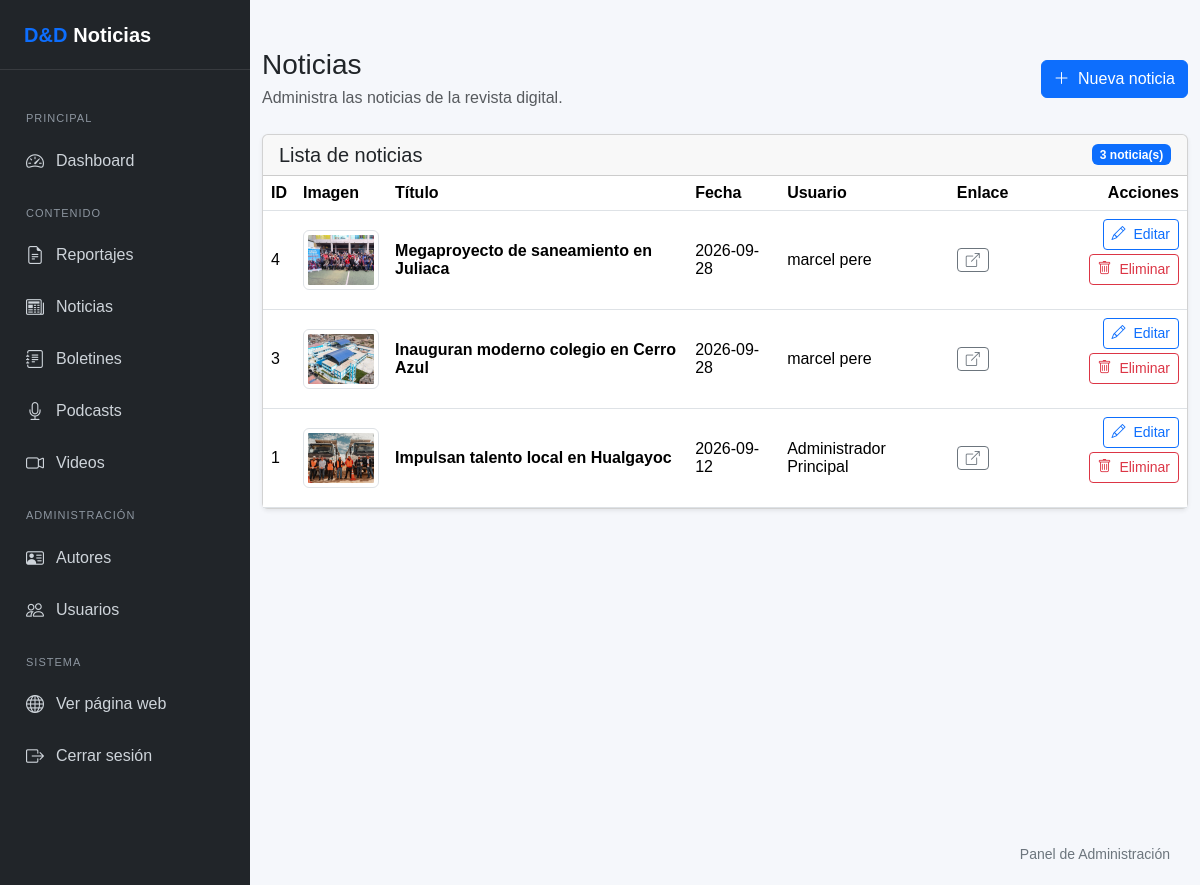
Page /admin/noticias/index.php (signed in) on the committed database.
### tables this page shows
CREATE TABLE `noticias` (
  `id` int(10) UNSIGNED NOT NULL,
  `titulo` varchar(255) NOT NULL,
  `foto` varchar(255) DEFAULT NULL,
  `link_externo` varchar(500) DEFAULT NULL,
  `fecha_publicacion` date NOT NULL,
  `usuario_id` int(10) UNSIGNED NOT NULL
);

### includes/funciones.php (called while the page is built, shortened)
<?php
function e($valor): string
{
    return htmlspecialchars(
        (string) $valor,
        ENT_QUOTES,
        'UTF-8'
    );
}

### admin/noticias/index.php (the view, shortened to what this page needs)
<?php
require_once __DIR__ . '/../../config/database.php';
require_once __DIR__ . '/../../includes/funciones.php';
$stmt = $pdo->query("
    SELECT
        n.id,
        n.titulo,
        n.foto,
        n.link_externo,
        n.fecha_publicacion,
        n.usuario_id,
        CONCAT(
            u.nombres,
            ' ',
            u.ap_paterno
        ) AS nombre_usuario
    FROM noticias n
    LEFT JOIN usuarios u
        ON n.usuario_id = u.id
    ORDER BY n.fecha_publicacion DESC, n.id DESC
");
$noticias = $stmt->fetchAll();
$baseUrl = '../../';
require_once __DIR__ . '/../../includes/admin-header.php';
require_once __DIR__ . '/../../includes/admin-sidebar.php';
?>
<main class="admin-main">
    <div class="container-fluid py-4">
        <div
            class="d-flex justify-content-between align-items-center mb-4"
        >
            <div>
                <h1 class="h3 mb-1">
                    Noticias
                </h1>
                <p class="text-muted mb-0">
                    Administra las noticias de la revista digital.
                </p>
            </div>
            <a
                href="crear.php"
                class="btn btn-primary"
            >
                <i class="bi bi-plus-lg me-1"></i>
                Nueva noticia
            </a>
        </div>
        <div class="card shadow-sm">
            <div class="card-header">
                <div
                    class="d-flex justify-content-between align-items-center"
                >
                    <h5 class="mb-0">
                        Lista de noticias
                    </h5>
                    <span class="badge bg-primary">
                        <?= count($noticias) ?>
                        noticia(s)
                    </span>
                </div>
            </div>
            <div class="card-body p-0">
                <?php if (empty($noticias)): ?>
                    <div class="text-center py-5 px-3">
                        <i
                            class="bi bi-newspaper"
                            style="font-size: 3rem;"
                        ></i>
                        <h5 class="mt-3">
                            No hay noticias registradas
                        </h5>
                        <p class="text-muted">
                            Comienza creando la primera noticia.
                        </p>
                        <a
                            href="crear.php"
                            class="btn btn-primary"
                        >
                            <i class="bi bi-plus-lg me-1"></i>
                            Crear noticia
                        </a>
                    </div>
                <?php else: ?>
                    <div class="table-responsive">
                        <table
                            class="table table-hover align-middle mb-0"
                        >
                            <thead>
                                <tr>
                                    <th>
                                        ID
                                    </th>
                                    <th>
                                        Imagen
                                    </th>
                                    <th>
                                        Título
                                    </th>
                                    <th>
                                        Fecha
                                    </th>
                                    <th>
                                        Usuario
                                    </th>
                                    <th>
                                        Enlace
                                    </th>
                                    <th class="text-end">
                                        Acciones
                                    </th>
                                </tr>
                            </thead>
                            <tbody>
                                <?php foreach ($noticias as $noticia): ?>
                                    <tr>
                                        <td>
                                            <?= (int) $noticia['id'] ?>
                                        </td>
                                        <td>
                                            <?php if (!empty($noticia['foto'])): ?>
                                                <img
                                                    src="<?= e(
                                                        '../../' .
                                                        $noticia['foto']
                                                    ) ?>"
                                                    alt="Imagen de noticia"
                                                    class="img-thumbnail"
                                                    style="
                                                        width: 80px;
                                                        height: 60px;
                                                        object-fit: cover;
                                                    "
                                                >
                                            <?php endif; ?>
                                        </td>
                                        <td>
                                            <div class="fw-semibold">
                                                <?= e(
                                                    $noticia['titulo']
                                                ) ?>
                                            </div>
                                        </td>
                                        <td>
                                            <?= e(
                                                substr(
                                                    (string)
                                                    $noticia[
                                                        'fecha_publicacion'
                                                    ],
                                                    0,
                                                    10
                                                )
                                            ) ?>
                                        </td>
                                        <td>
                                            <?= e(
                                                $noticia[
                                                    'nombre_usuario'
                                                ] ?? 'Sin usuario'
                                            ) ?>
                                        </td>
                                        <td>
                                            <?php if (
                                                !empty(
                                                    $noticia['link_externo']
                                                )
                                            ): ?>
                                                <a
                                                    href="<?= e(
                                                        $noticia[
                                                            'link_externo'
                                                        ]
                                                    ) ?>"
                                                    target="_blank"
                                                    rel="noopener noreferrer"
                                                    class="btn btn-sm btn-outline-secondary"
                                                >
                                                    <i
                                                        class="bi bi-box-arrow-up-right"
                                                    ></i>
                                                </a>
                                            <?php endif; ?>
                                        </td>
                                        <td>
                                            <div
                                                class="d-flex justify-content-end gap-1 flex-wrap"
                                            >
                                                <a
                                                    href="editar.php?id=<?= (int) $noticia['id'] ?>"
                                                    class="btn btn-sm btn-outline-primary"
                                                >
                                                    <i
                                                        class="bi bi-pencil me-1"
                                                    ></i>
                                                    Editar
                                                </a>
                                                <form
                                                    method="POST"
                                                    action="eliminar.php"
                                                    class="d-inline"
                                                    onsubmit="return confirmarEliminacion();"
                                                >
                                                    <button
                                                        type="submit"
                                                        class="btn btn-sm btn-outline-danger"
                                                    >
                                                        <i
                                                            class="bi bi-trash me-1"
                                                        ></i>
                                                        Eliminar
                                                    </button>
                                                </form>
                                            </div>
                                        </td>
                                    </tr>
                                <?php endforeach; ?>
                            </tbody>
                        </table>
                    </div>
                <?php endif; ?>
            </div>
        </div>
    </div>
</main>
<?php require_once __DIR__ . '/../../includes/admin-footer.php'; ?>

### includes/admin-header.php (shortened to what this page needs)
<?php
require_once __DIR__ . '/funciones.php';
?>
<!DOCTYPE html>
<html lang="es">
<head>
    <link
        href="https://cdn.jsdelivr.net/npm/bootstrap@5.3.3/dist/css/bootstrap.min.css"
        rel="stylesheet"
    >
    <link
        href="https://cdn.jsdelivr.net/npm/bootstrap-icons@1.11.3/font/bootstrap-icons.min.css"
        rel="stylesheet"
    >
</head>
<body>
<div class="admin-wrapper">

### includes/admin-sidebar.php
<?php
$paginaActual = basename($_SERVER['PHP_SELF']);
?>
<aside class="sidebar">
    <a href="<?= e($baseUrl ?? '../') ?>admin/dashboard.php"
       class="sidebar-brand">
        <span>D&D</span> Noticias
    </a>
    <nav class="sidebar-menu">
        <div class="sidebar-section">
            Principal
        </div>
        <a
            href="<?= e($baseUrl ?? '../') ?>admin/dashboard.php"
            class="<?= $paginaActual === 'dashboard.php' ? 'active' : '' ?>"
        >
            <i class="bi bi-speedometer2"></i>
            <span>Dashboard</span>
        </a>
        <div class="sidebar-section">
            Contenido
        </div>
        <a href="<?= e($baseUrl ?? '../') ?>admin/reportajes/">
            <i class="bi bi-file-earmark-text"></i>
            <span>Reportajes</span>
        </a>
        <a href="<?= e($baseUrl ?? '../') ?>admin/noticias/">
            <i class="bi bi-newspaper"></i>
            <span>Noticias</span>
        </a>
        <a href="<?= e($baseUrl ?? '../') ?>admin/boletines/">
            <i class="bi bi-journal-text"></i>
            <span>Boletines</span>
        </a>
        <a href="<?= e($baseUrl ?? '../') ?>admin/podcasts/">
            <i class="bi bi-mic"></i>
            <span>Podcasts</span>
        </a>
        <a href="<?= e($baseUrl ?? '../') ?>admin/videos/">
            <i class="bi bi-camera-video"></i>
            <span>Videos</span>
        </a>
        <div class="sidebar-section">
            Administración
        </div>
        <a href="<?= e($baseUrl ?? '../') ?>admin/autores/">
            <i class="bi bi-person-vcard"></i>
            <span>Autores</span>
        </a>
        <a href="<?= e($baseUrl ?? '../') ?>admin/usuarios/">
            <i class="bi bi-people"></i>
            <span>Usuarios</span>
        </a>
        <div class="sidebar-section">
            Sistema
        </div>
        <a href="<?= e($baseUrl ?? '../') ?>index.php"
           target="_blank">
            <i class="bi bi-globe"></i>
            <span>Ver página web</span>
        </a>
        <a href="<?= e($baseUrl ?? '../') ?>logout.php">
            <i class="bi bi-box-arrow-right"></i>
            <span>Cerrar sesión</span>
        </a>
    </nav>
</aside>

### includes/admin-footer.php (shortened to what this page needs)
</div>
<footer class="admin-footer">
    <div class="d-flex justify-content-between flex-wrap">
        <span>
        </span>
        <span>
            Panel de Administración
        </span>
    </div>
</footer>
</body>
</html>

### includes/admin-header.php (style rules this page uses)
body { background-color: #f5f7fb; margin: 0; font-family: Arial, sans-serif; }
.admin-wrapper { min-height: 100vh; }
.sidebar { width: 250px; min-height: 100vh; background: #212529; position: fixed; left: 0; top: 0; bottom: 0; z-index: 1000; }
.sidebar-brand { height: 70px; display: flex; align-items: center; padding: 0 24px; color: #fff; font-size: 20px; font-weight: 700; text-decoration: none; border-bottom: 1px solid rgba(255,255,255,.1); }
.sidebar-brand span { color: #0d6efd; margin-right: 6px; }
.sidebar-menu { padding: 20px 12px; }
.sidebar-section { color: #8d96a0; font-size: 11px; text-transform: uppercase; letter-spacing: 1px; padding: 10px 14px; margin-top: 10px; }
.sidebar-menu a { display: flex; align-items: center; gap: 12px; color: #ced4da; text-decoration: none; padding: 12px 14px; border-radius: 7px; margin-bottom: 4px; transition: .2s; }
.sidebar-menu i { font-size: 18px; }
.admin-footer { padding: 20px 30px; color: #6c757d; font-size: 14px; }
.admin-main { margin-left: 250px; min-height: 100vh; width: calc(100% - 250px); box-sizing: border-box; }
.admin-main img { max-width: 100%; height: auto; }
.admin-main .table-responsive { width: 100%; overflow-x: auto; -webkit-overflow-scrolling: touch; }
.admin-main .card { max-width: 100%; }
.admin-main .d-flex { flex-wrap: wrap; }

### rows in the picture
noticias: id "4", foto (picture), titulo "Megaproyecto de saneamiento en Juliaca", fecha_publicacion "2026-09-28", noticia "marcel pere"
noticias: id "3", foto (picture), titulo "Inauguran moderno colegio en Cerro Azul", fecha_publicacion "2026-09-28", noticia "marcel pere"
noticias: id "1", foto (picture), titulo "Impulsan talento local en Hualgayoc", fecha_publicacion "2026-09-12", noticia "Administrador Principal"

### other values in the picture
count($noticias) "3"
